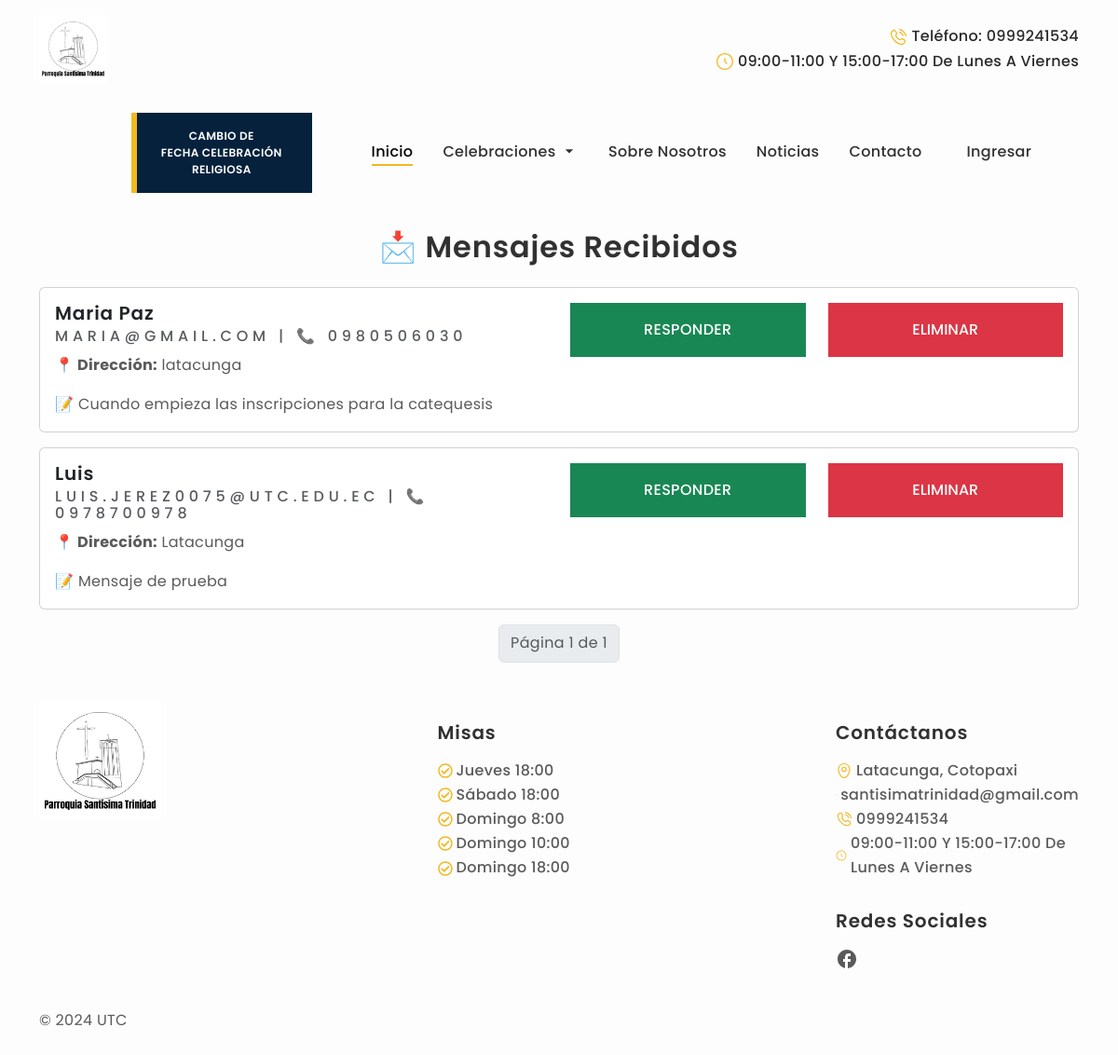
/mensajes/, run on the app's committed database.
### Apps/web/models.py (models this page shows, shortened)
class Mensaje(models.Model):
    id = models.AutoField(primary_key=True)
    name = models.CharField(max_length=200)
    email = models.EmailField()
    phone = models.CharField(max_length=10)
    address = models.TextField()
    message = models.TextField()

### Apps/web/views.py (the view)
# urls.py: path('mensajes/', views.mensajes),
def mensajes(request):
    mensajes = Mensaje.objects.all().order_by('-id')
    paginator = Paginator(mensajes, 5)
    page_number = request.GET.get('page')
    page_obj = paginator.get_page(page_number)
    return render(request, 'mensajes.html', {'page_obj': page_obj})

### Apps/web/templates/mensajes.html (shortened to what this page needs)
{% extends 'base.html' %}
{% block body %}
<div class="container mt-4">
    <h2 class="text-center mb-4">📩 Mensajes Recibidos</h2>
    {% for mensaje in page_obj %}
    <div class="card mb-3">
        <div class="card-body">
            <div class="row">
                <div class="col-md-6">
                    <h5 class="card-title">{{ mensaje.name }}</h5>
                    <h6 class="card-subtitle mb-2 text-muted">{{ mensaje.email }} | 📞 {{ mensaje.phone }}</h6>
                    <p class="card-text"><strong>📍 Dirección:</strong> {{ mensaje.address }}</p>
                    <p class="card-text">📝 {{ mensaje.message }}</p>
                </div>
                <div class="col-md-6">
                    <div class="row">
                        <div class="col-md-6">
                            <a href="mailto:{{mensaje.email}}" class="btn btn-success w-100">Responder</a>
                        </div>
                        <div class="col-md-6">
                            <form action="/mensajes/eliminar/{{mensaje.id}}" method="post">
                                <button type="submit" class="btn btn-danger w-100"
                                    onclick="return confirm('Seguro deseas eliminar el mensaje?')">Eliminar</button>
                            </form>
                        </div>
                    </div>
                </div>
            </div>
        </div>
    </div>
    {% empty %}
    <p class="text-center">No hay mensajes disponibles.</p>
    {% endfor %}
    <nav>
        <ul class="pagination justify-content-center">
            <li class="page-item disabled">
                <span class="page-link">Página {{ page_obj.number }} de {{ page_obj.paginator.num_pages }}</span>
            </li>
        </ul>
    </nav>
</div>
{% endblock %}

### static/style.css (style rules this page uses)
:root { --primary-color: #F2B821; --secondary-color: #05213C; --black-color: #292929; --light-black-color: #343536; --dark-color: #313131; --body-color: #5A5A5A; --gray-color: #777F81; --light-color: #fdfdfd; --bs-gray-100: #F6F6F6; --bs-gray-300: #DCDCDC; --bs-primary-text-emphasis: var(--primary-color); --bs-body-color-rgb: 90, 90, 90; --bs-light-rgb: rgba(255, 255, 255, 1); --bs-dark-rgb: 41, 41, 41; --bs-primary-rgb: 178, 142, 113; }
:root { --heading-font: "Poppins", sans-serif; --body-font: "Poppins", sans-serif; }
*, *::before, *::after { -webkit-box-sizing: border-box; -moz-box-sizing: border-box; box-sizing: border-box; }
html { box-sizing: border-box; }
body { background-color: var(--light-color); font-family: var(--body-font); font-size: 16px; font-weight: 400; line-height: 164%; letter-spacing: 0.32px; color: var(--body-color); margin: 0; }
p { color: var(--body-color); }
a { color: inherit; text-decoration: none; transition: 0.3s ease-in-out; }
h1, h2, h3, h4, h5, h6 { color: var(--dark-color); font-family: var(--heading-font); text-transform: capitalize; font-weight: 600; letter-spacing: 0.84px; line-height: 115%; }
h6 { font-weight: 500; text-transform: uppercase; letter-spacing: 0.3rem; }
.btn { --bs-btn-padding-x: 2rem; --bs-btn-padding-y: 1rem; --bs-btn-font-size: 1rem; --bs-btn-font-weight: 500; text-transform: uppercase; border-radius: 0px; transition: all 0.5s ease-in-out; }
.pagination { --bs-pagination-color: var(--black-color); --bs-pagination-hover-color: #fff; --bs-pagination-hover-bg: var(--primary-color); --bs-pagination-hover-border-color: var(--primary-color); --bs-pagination-focus-color: #fff; --bs-pagination-focus-bg: var(--primary-color); --bs-pagination-focus-box-shadow: none; --bs-pagination-active-bg: var(--primary-color); --bs-pagination-active-border-color: var(--primary-color); }

### data on the page
Mensaje: name "Maria Paz", email "MARIA@GMAIL.COM", phone "0980506030", address "latacunga", message "Cuando empieza las inscripciones para la catequesis"
Mensaje: name "Luis", email "LUIS.JEREZ0075@UTC.EDU.EC", phone "0978700978", address "Latacunga", message "Mensaje de prueba"

### other printed values
{{ page_obj.number }} "1"
{{ page_obj.paginator.num_pages }} "1"
